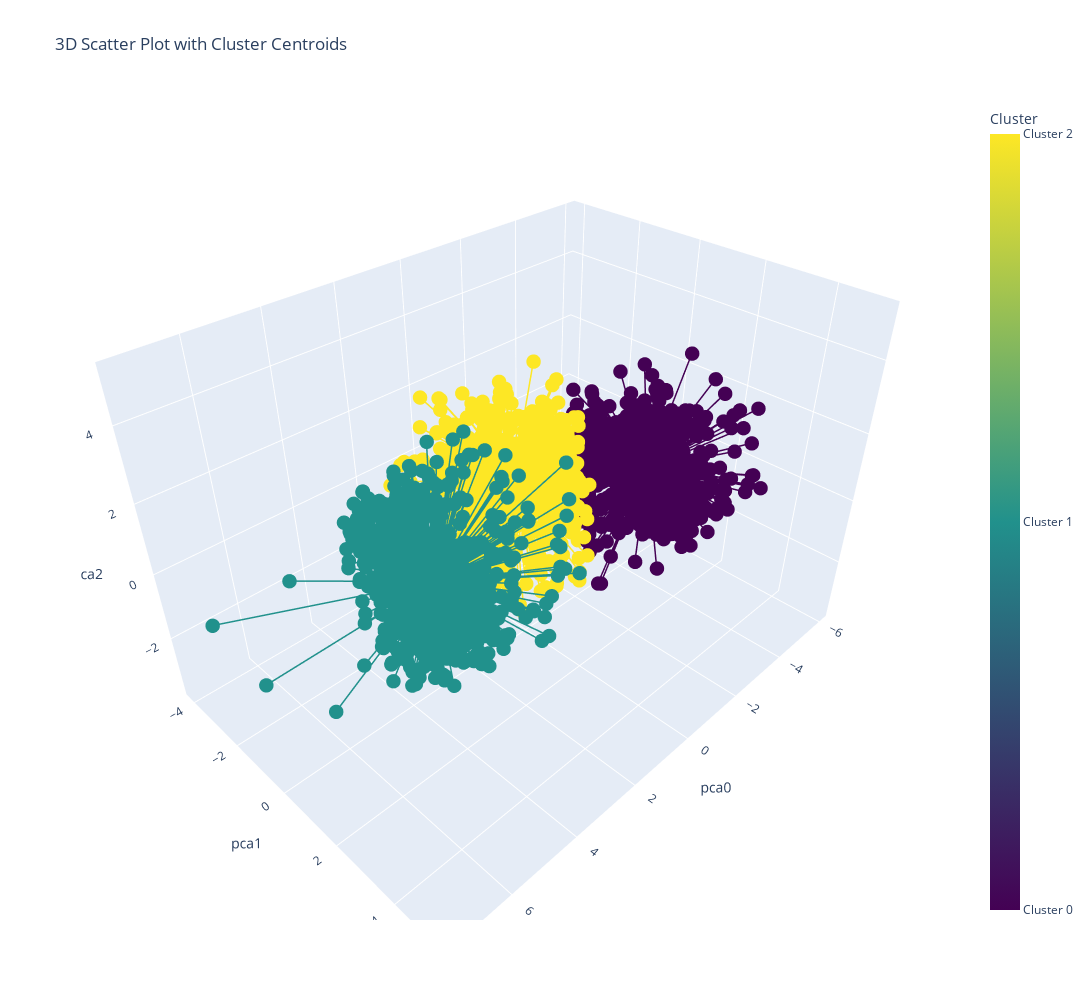

The cell this chart's notebook holds for it:
### Markdown cell above
The chart below outputs those 3 components (pca0, pca1 and pca2) so we can see the cluster separation. Although lacking some interpretability of those features, we can see that clusters are well separated.

### Code cell
df_with_label =  pd.DataFrame(pipeline[:-1].transform(df), columns = pipeline.named_steps['pca'].get_feature_names_out())
df_with_label['label'] = pipeline.named_steps['clustering'].labels_
df_with_label.head(5)

colormap = matplotlib.colormaps['viridis']  # Replace 'viridis' with any other colormap
# Define the number of categories
number_of_clusters = len(df_with_label['label'].unique())
# Extract discrete colors from the colormap based on the number of clusters
discrete_colors = [matplotlib.colors.rgb2hex(colormap(i)[:3]) for i in np.linspace(0, 1, number_of_clusters)]

# Define the tick values and labels for the colorbar
tickvals = list(range(number_of_clusters))
ticktext = [f'Cluster {label}' for label in tickvals]

cluster_centroids = pipeline.named_steps['clustering'].cluster_centers_

# defining scatter plot trace
trace = go.Scatter3d(
    x=df_with_label['pca0'],
    y=df_with_label['pca1'],
    z=df_with_label['pca2'],
    mode='markers',
    showlegend=False,
    name=None,
    marker=dict(
        color=df_with_label['label'],  # Color based on the specified column
        colorscale=discrete_colors,  # Choose the colorscale
        colorbar=dict(title='Cluster', tickvals=tickvals, ticktext=ticktext),
        size=5
    )
)

# defining lineplots beginning at each sample to the center of each sample cluster
lines = []
for cluster_number in range(number_of_clusters):
    df_with_label_temp = df_with_label[df_with_label['label']==cluster_number].reset_index()
    x_cen, y_cen, z_cen = cluster_centroids[cluster_number]
    for i in range(len(df_with_label_temp)):
        line = go.Scatter3d(
            x=[df_with_label_temp['pca0'][i], x_cen],
            y=[df_with_label_temp['pca1'][i], y_cen],
            z=[df_with_label_temp['pca2'][i], z_cen],
            mode='lines',
            showlegend=False,
            name=None,
            line=dict(
                color=discrete_colors[cluster_number],  # setting line color to be the same for each points within the cluster
                width=3
            )
        )
        lines.append(line)


# Create a layout
layout = go.Layout(
    width=1200,  # Adjust the width as needed
    height=1000,  # Adjust the height as needed
    scene=dict(
        xaxis=dict(title='pca0'),  # Modify the x-axis label
        yaxis=dict(title='pca1'),  # Modify the y-axis label
        zaxis=dict(title='pca2')  # Modify the z-axis label
    )
)

# Create a figure
fig = go.Figure(data=[trace] + lines, layout=layout)
fig.update_layout(
    title="3D Scatter Plot with Cluster Centroids"
)
# Display the plot
fig.show()
